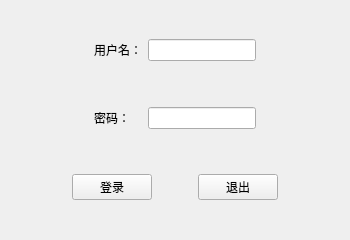
<?xml version="1.0" encoding="UTF-8"?>
<ui version="4.0">
 <class>MainWindow</class>
 <widget class="QMainWindow" name="MainWindow">
  <property name="geometry">
   <rect>
    <x>0</x>
    <y>0</y>
    <width>350</width>
    <height>240</height>
   </rect>
  </property>
  <property name="minimumSize">
   <size>
    <width>350</width>
    <height>240</height>
   </size>
  </property>
  <property name="maximumSize">
   <size>
    <width>350</width>
    <height>240</height>
   </size>
  </property>
  <property name="windowTitle">
   <string>登录窗口</string>
  </property>
  <widget class="QWidget" name="centralwidget">
   <layout class="QVBoxLayout" name="verticalLayout">
    <item>
     <widget class="QWidget" name="widget" native="true">
      <property name="sizePolicy">
       <sizepolicy hsizetype="Preferred" vsizetype="Fixed">
        <horstretch>0</horstretch>
        <verstretch>0</verstretch>
       </sizepolicy>
      </property>
      <layout class="QGridLayout" name="gridLayout">
       <item row="0" column="2">
        <widget class="QLineEdit" name="lineEdit"/>
       </item>
       <item row="2" column="2">
        <widget class="QLineEdit" name="lineEdit_2">
         <property name="echoMode">
          <enum>QLineEdit::Password</enum>
         </property>
        </widget>
       </item>
       <item row="0" column="1">
        <widget class="QLabel" name="label">
         <property name="text">
          <string>用户名：</string>
         </property>
        </widget>
       </item>
       <item row="2" column="1">
        <widget class="QLabel" name="label_2">
         <property name="text">
          <string>密码：</string>
         </property>
        </widget>
       </item>
       <item row="0" column="0">
        <spacer name="horizontalSpacer">
         <property name="orientation">
          <enum>Qt::Horizontal</enum>
         </property>
         <property name="sizeHint" stdset="0">
          <size>
           <width>40</width>
           <height>20</height>
          </size>
         </property>
        </spacer>
       </item>
       <item row="0" column="3">
        <spacer name="horizontalSpacer_2">
         <property name="orientation">
          <enum>Qt::Horizontal</enum>
         </property>
         <property name="sizeHint" stdset="0">
          <size>
           <width>40</width>
           <height>20</height>
          </size>
         </property>
        </spacer>
       </item>
       <item row="1" column="1">
        <spacer name="verticalSpacer">
         <property name="orientation">
          <enum>Qt::Vertical</enum>
         </property>
         <property name="sizeHint" stdset="0">
          <size>
           <width>20</width>
           <height>40</height>
          </size>
         </property>
        </spacer>
       </item>
      </layout>
     </widget>
    </item>
    <item>
     <widget class="QWidget" name="widget_2" native="true">
      <property name="sizePolicy">
       <sizepolicy hsizetype="Preferred" vsizetype="Fixed">
        <horstretch>0</horstretch>
        <verstretch>0</verstretch>
       </sizepolicy>
      </property>
      <layout class="QHBoxLayout" name="horizontalLayout">
       <item>
        <spacer name="horizontalSpacer_3">
         <property name="orientation">
          <enum>Qt::Horizontal</enum>
         </property>
         <property name="sizeHint" stdset="0">
          <size>
           <width>40</width>
           <height>20</height>
          </size>
         </property>
        </spacer>
       </item>
       <item>
        <widget class="QPushButton" name="pushButton">
         <property name="text">
          <string>登录</string>
         </property>
        </widget>
       </item>
       <item>
        <spacer name="horizontalSpacer_5">
         <property name="orientation">
          <enum>Qt::Horizontal</enum>
         </property>
         <property name="sizeType">
          <enum>QSizePolicy::Fixed</enum>
         </property>
         <property name="sizeHint" stdset="0">
          <size>
           <width>40</width>
           <height>20</height>
          </size>
         </property>
        </spacer>
       </item>
       <item>
        <widget class="QPushButton" name="pushButton_2">
         <property name="text">
          <string>退出</string>
         </property>
        </widget>
       </item>
       <item>
        <spacer name="horizontalSpacer_4">
         <property name="orientation">
          <enum>Qt::Horizontal</enum>
         </property>
         <property name="sizeHint" stdset="0">
          <size>
           <width>40</width>
           <height>20</height>
          </size>
         </property>
        </spacer>
       </item>
      </layout>
     </widget>
    </item>
   </layout>
  </widget>
 </widget>
 <resources/>
 <connections/>
</ui>
